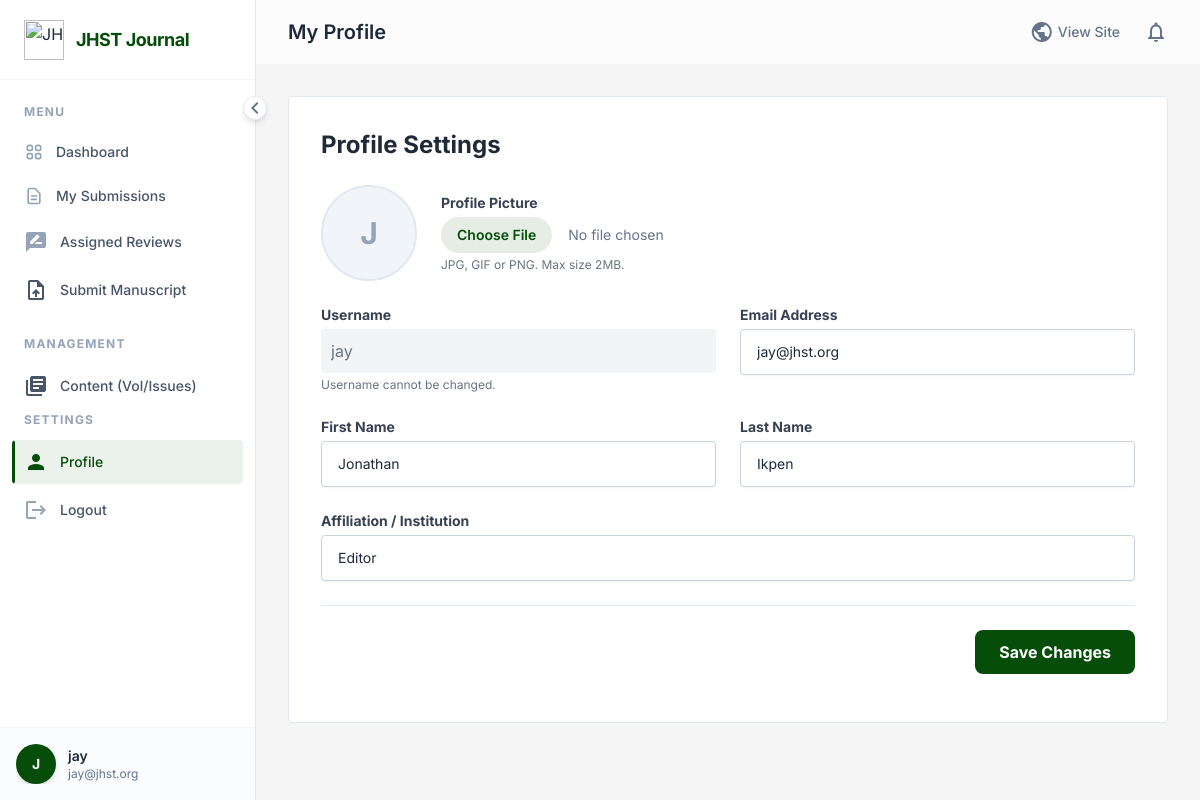
Screenshot of /profile/ (signed in) with the database file from the repository.
### journal/models.py (models this page shows, shortened)
class User(AbstractUser):
    is_researcher = models.BooleanField(default=False)
    is_reviewer = models.BooleanField(default=False)
    is_editor = models.BooleanField(default=False)
    affiliation = models.CharField(max_length=255, blank=True)
    avatar = models.ImageField(upload_to='avatars/', blank=True, null=True)

### journal/views.py (the view)
# urls.py: path('profile/', views.profile, name='profile'),
@login_required
def profile(request):
    if request.method == 'POST':
        form = UserProfileForm(request.POST, request.FILES, instance=request.user)
        if form.is_valid():
            form.save()
            messages.success(request, "Your profile has been updated successfully.")
            return redirect('profile')
    else:
        form = UserProfileForm(instance=request.user)
    return render(request, 'journal/profile.html', {
        'form': form,
        'user': request.user
    })

### journal/forms.py
class UserProfileForm(forms.ModelForm):
    class Meta:
        model = User
        fields = ['email', 'first_name', 'last_name', 'affiliation', 'avatar']
    def __init__(self, *args, **kwargs):
        super().__init__(*args, **kwargs)
        for field in self.fields.values():
            field.widget.attrs.update({
                'class': 'w-full px-4 py-3 border border-slate-300 rounded shadow-sm focus:outline-none focus:ring-2 focus:ring-primary/50 focus:border-primary text-sm dark:bg-card-dark dark:border-slate-600 dark:text-white transition-all duration-200'
            })

### templates/journal/profile.html (shortened to what this page needs)
﻿{% extends 'dashboard/dashboard_base.html' %} {% block dashboard_title %}My
Profile{% endblock %} {% block content %}
<div class="max-w-4xl">
  <div
    class="bg-white dark:bg-card-dark rounded border border-border-light dark:border-border-dark p-8"
  >
    <h2
      class="text-2xl font-display font-bold text-gray-800 dark:text-white mb-6"
    >
      Profile Settings
    </h2>
    <form method="post" enctype="multipart/form-data" class="space-y-6">
      <div class="flex items-center space-x-6 mb-6">
        <div
          class="h-24 w-24 rounded-full bg-slate-100 dark:bg-slate-700 flex-shrink-0 overflow-hidden relative border-2 border-slate-200 dark:border-slate-600"
        >
          {% if user.avatar %}
          <img
            src="{{ user.avatar.url }}"
            alt="Profile"
            class="h-full w-full object-cover"
          />
          {% else %}
          <div
            class="h-full w-full flex items-center justify-center text-slate-400 font-bold text-3xl"
          >
            {{ user.username|slice:":1"|upper }}
          </div>
          {% endif %}
        </div>
        <div>
          <label
            class="block text-sm font-bold text-gray-700 dark:text-gray-300 mb-1"
            >Profile Picture</label
          >
          <input
            type="file"
            name="avatar"
            class="block w-full text-sm text-slate-500 file:mr-4 file:py-2 file:px-4 file:rounded-full file:border-0 file:text-sm file:font-semibold file:bg-primary/10 file:text-primary hover:file:bg-primary/20 transition cursor-pointer"
          />
          <p class="text-xs text-gray-500 mt-1">
            JPG, GIF or PNG. Max size 2MB.
          </p>
        </div>
      </div>
      <div class="grid grid-cols-1 md:grid-cols-2 gap-6">
        <div>
          <label
            class="block text-sm font-bold text-gray-700 dark:text-gray-300 mb-1"
            >Username</label
          >
          <input
            type="text"
            value="{{ user.username }}"
            disabled
            class="w-full rounded border-gray-300 bg-gray-100 text-gray-500 cursor-not-allowed dark:bg-gray-700 dark:border-gray-600 dark:text-gray-400 p-2.5"
          />
          <p class="text-xs text-gray-500 mt-1">Username cannot be changed.</p>
        </div>
        <div>
          <label
            for="email"
            class="block text-sm font-bold text-gray-700 dark:text-gray-300 mb-1"
            >Email Address</label
          >
          {{ form.email }}
        </div>
        <div>
          <label
            for="first_name"
            class="block text-sm font-bold text-gray-700 dark:text-gray-300 mb-1"
            >First Name</label
          >
          {{ form.first_name }}
        </div>
        <div>
          <label
            for="last_name"
            class="block text-sm font-bold text-gray-700 dark:text-gray-300 mb-1"
            >Last Name</label
          >
          {{ form.last_name }}
        </div>
        <div class="md:col-span-2">
          <label
            for="affiliation"
            class="block text-sm font-bold text-gray-700 dark:text-gray-300 mb-1"
            >Affiliation / Institution</label
          >
          {{ form.affiliation }}
        </div>
      </div>
      <div
        class="pt-6 border-t border-border-light dark:border-border-dark flex justify-end"
      >
        <button
          type="submit"
          class="bg-primary text-white font-bold py-2.5 px-6 rounded-lg hover:bg-opacity-90 transition"
        >
          Save Changes
        </button>
      </div>
    </form>
  </div>
</div>
{% endblock %}

### templates/dashboard/dashboard_base.html (shortened to what this page needs)
{% load static %}
<!DOCTYPE html>
<html lang="en" class="scroll-smooth">
  <head>
    <script src="https://cdn.tailwindcss.com"></script>
  </head>
  <body
    class="bg-[#ededed]/50 dark:bg-bg-dark text-slate-800 dark:text-gray-100 font-sans antialiased min-h-screen flex overflow-hidden"
  >
    <aside
      id="sidebar"
      class="bg-white dark:bg-card-dark border-r border-slate-200 dark:border-slate-700 flex flex-col fixed h-full z-40 sidebar-transition w-64 shadow-2xl md:shadow-none transform -translate-x-full md:translate-x-0"
    >
      <div
        class="h-20 flex items-center px-6 border-b border-slate-100 dark:border-slate-800/50"
      >
        <a
          href="{% url 'index' %}"
          class="flex items-center gap-3 overflow-hidden whitespace-nowrap"
        >
          <img
            src="{% static 'assets/images/jhst-logo.png' %}"
            alt="JHST Logo"
            class="h-10 w-auto object-contain flex-shrink-0"
          />
          <span
            class="font-display font-bold text-lg tracking-tight text-primary dark:text-white sidebar-header-text transition-opacity duration-300"
          >
            JHST Journal
          </span>
        </a>
      </div>
      <nav class="flex-1 overflow-y-auto py-6 px-3 space-y-1 no-scrollbar">
        <div class="mb-6">
          <p
            class="px-3 text-xs font-bold text-slate-400 uppercase tracking-widest mb-3 section-label transition-opacity duration-300"
          >
            Menu
          </p>
          <a
            href="{% url 'dashboard' %}"
            class="sidebar-link group flex items-center px-3 py-2.5 text-sm font-medium text-slate-600 dark:text-gray-300 rounded hover:text-primary dark:hover:text-white transition-colors duration-200 mb-1 {% if request.resolver_match.url_name == 'dashboard' %}active{% endif %}"
            title="Dashboard"
          >
            <span class="link-text whitespace-nowrap">Dashboard</span>
          </a>
          <a
            href="{% url 'my_submissions' %}"
            class="sidebar-link group flex items-center px-3 py-2.5 text-sm font-medium text-slate-600 dark:text-gray-300 rounded hover:text-primary dark:hover:text-white transition-colors duration-200 mb-1 {% if request.resolver_match.url_name == 'my_submissions' %}active{% endif %}"
            title="My Submissions"
          >
            <span class="link-text whitespace-nowrap">My Submissions</span>
          </a>
          {% if user.is_reviewer %}
          <a
            href="{% url 'assigned_reviews' %}"
            class="sidebar-link group flex items-center px-3 py-2.5 text-sm font-medium text-slate-600 dark:text-gray-300 rounded hover:text-primary dark:hover:text-white transition-colors duration-200 mb-1 {% if request.resolver_match.url_name == 'assigned_reviews' %}active{% endif %}"
            title="Assigned Reviews"
          >
            <span
              class="material-icons text-xl mr-3 text-slate-400 group-hover:text-primary transition-colors"
              >rate_review</span
            >
            <span class="link-text whitespace-nowrap">Assigned Reviews</span>
          </a>
          {% endif %} {% if user.is_researcher %}
          <a
            href="{% url 'submit_manuscript' %}"
            class="sidebar-link group flex items-center px-3 py-2.5 text-sm font-medium text-slate-600 dark:text-gray-300 rounded hover:text-primary dark:hover:text-white transition-colors duration-200 mb-1"
            title="Submit Manuscript"
          >
            <span
              class="material-icons text-xl mr-3 group-hover:text-primary transition-colors"
              >upload_file</span
            >
            <span class="link-text whitespace-nowrap">Submit Manuscript</span>
          </a>
          {% endif %}
        </div>
        {% if user.is_editor %}
        <div class="mb-6">
          <p
            class="px-3 text-xs font-bold text-slate-400 uppercase tracking-widest mb-3 section-label transition-opacity duration-300"
          >
            Management
          </p>
          <a
            href="{% url 'manage_volumes' %}"
            class="sidebar-link group flex items-center px-3 py-2.5 text-sm font-medium text-slate-600 dark:text-gray-300 rounded hover:text-primary dark:hover:text-white transition-colors duration-200 mb-1 {% if request.resolver_match.url_name == 'manage_volumes' %}active{% endif %}"
            title="Volumes & Issues"
          >
            <span
              class="material-icons text-xl mr-3 group-hover:text-primary transition-colors"
              >library_books</span
            >
            <span class="link-text whitespace-nowrap"
              >Content (Vol/Issues)</span
            >
          </a>
        </div>
        {% endif %}
        <div class="mb-6">
          <p
            class="px-3 text-xs font-bold text-slate-400 uppercase tracking-widest mb-3 section-label transition-opacity duration-300"
          >
            Settings
          </p>
          <a
            href="{% url 'profile' %}"
            class="sidebar-link group flex items-center px-3 py-2.5 text-sm font-medium text-slate-600 dark:text-gray-300 rounded hover:text-primary dark:hover:text-white transition-colors duration-200 mb-1 {% if request.resolver_match.url_name == 'profile' %}active{% endif %}"
            title="Profile"
          >
            <span
              class="material-icons text-xl mr-3 group-hover:text-primary transition-colors"
              >person</span
            >
            <span class="link-text whitespace-nowrap">Profile</span>
          </a>
          <form action="{% url 'logout' %}" method="post" class="w-full">
            <button
              type="submit"
              class="sidebar-link group w-full flex items-center px-3 py-2.5 text-sm font-medium text-slate-600 dark:text-gray-300 rounded hover:bg-red-50 dark:hover:bg-red-900/10 hover:text-red-600 transition-colors duration-200"
              title="Logout"
            >
              <span
                class="material-icons text-xl mr-3 text-slate-400 group-hover:text-red-500 transition-colors"
                >logout</span
              >
              <span class="link-text whitespace-nowrap">Logout</span>
            </button>
          </form>
        </div>
      </nav>
      <div
        class="p-4 border-t border-slate-100 dark:border-slate-800/50 bg-slate-50/50 dark:bg-slate-900/50"
      >
        <div class="flex items-center overflow-hidden whitespace-nowrap">
          {% if user.avatar %}
          <img
            class="h-10 w-10 rounded-full object-cover shadow-md flex-shrink-0"
            src="{{ user.avatar.url }}"
            alt="{{ user.username }}"
          />
          {% else %}
          <div
            class="h-10 w-10 rounded-full bg-primary text-white flex items-center justify-center font-bold text-sm shadow-md flex-shrink-0"
          >
            {{ user.username|slice:":1"|upper }}
          </div>
          {% endif %}
          <div class="ml-3 user-info transition-opacity duration-300">
            <p class="text-sm font-semibold text-slate-800 dark:text-gray-200">
              {{ user.username }}
            </p>
            <p class="text-xs text-slate-500 truncate max-w-[140px]">
              {{ user.email }}
            </p>
          </div>
        </div>
      </div>
      <button
        id="sidebar-collapse-btn"
        class="absolute -right-3 top-24 bg-white dark:bg-slate-800 border border-slate-200 dark:border-slate-600 rounded-full p-1 shadow-md hidden md:flex items-center justify-center text-slate-500 hover:text-primary transition-transform duration-300 z-50 w-6 h-6"
        aria-label="Toggle Sidebar"
      >
        <span
          class="material-icons text-sm transform transition-transform duration-300"
          id="collapse-icon"
          >chevron_left</span
        >
      </button>
    </aside>
    <div
      id="main-content"
      class="flex-1 md:ml-64 flex flex-col h-screen overflow-hidden main-content-transition"
    >
      <header
        class="glass sticky top-0 z-20 h-16 flex items-center justify-between px-6 md:px-8"
      >
        <div class="flex items-center">
          <h1
            class="text-xl font-display font-semibold text-slate-800 dark:text-white hidden sm:block"
          >
            {% block dashboard_title %}Overview{% endblock %}
          </h1>
        </div>
        <div class="flex items-center space-x-6">
          <a
            href="{% url 'index' %}"
            class="text-sm font-medium text-slate-500 hover:text-primary transition-colors flex items-center gap-1"
          >
            <span class="material-icons text-base">public</span>
            <span class="hidden sm:inline">View Site</span>
          </a>
          <div
            class="relative notification-bell cursor-pointer"
            id="notification-bell"
          >
            <span
              class="material-icons text-slate-500 hover:text-primary transition-colors"
              >notifications_none</span
            >
          </div>
        </div>
      </header>
      <main class="p-6 md:p-8 overflow-y-auto flex-1">
        <div class="mx-auto max-w-7xl animate-fade-in-up">
          {% block content %}{% endblock %}
        </div>
      </main>
    </div>
  </body>
</html>

### templates/dashboard/dashboard_base.html (style rules this page uses)
body { font-family: "Inter", sans-serif; }
.sidebar-transition { transition: width 0.3s cubic-bezier(0.4, 0, 0.2, 1), transform 0.3s cubic-bezier(0.4, 0, 0.2, 1); }
.main-content-transition { transition: margin-left 0.3s cubic-bezier(0.4, 0, 0.2, 1); }
.sidebar-link { position: relative; overflow: hidden; }
.sidebar-link::before { content: ""; position: absolute; left: 0; top: 0; bottom: 0; width: 3px; background-color: #054d08; transform: scaleY(0); transition: transform 0.2s ease; border-top-right-radius: 4px; border-bottom-right-radius: 4px; }
.sidebar-link.active::before { transform: scaleY(1); }
.sidebar-link.active { background-color: rgba(5, 77, 8, 0.08); color: #054d08; }
.glass { background: rgba(255, 255, 255, 0.7); backdrop-filter: blur(10px); -webkit-backdrop-filter: blur(10px); border-bottom: 1px solid rgba(255, 255, 255, 0.3); }
.no-scrollbar { -ms-overflow-style: none; scrollbar-width: none; }
* { scrollbar-width: thin; scrollbar-color: rgba(156, 163, 175, 0.5) transparent; }
.animate-fade-in-up { animation: fadeInUp 0.5s ease-out forwards; }

### rows the page displays
User: username "J", username "jay", email "jay@jhst.org", first_name "Jonathan", last_name "Ikpen", affiliation "Editor"
